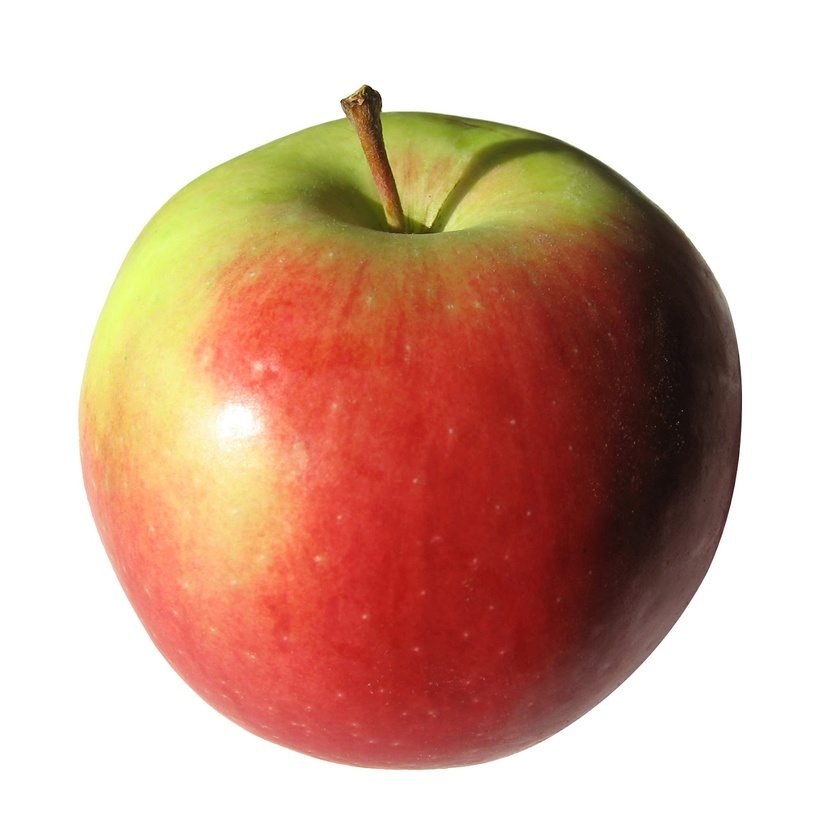
#> input picture ONNXObjectDetection/cascade_classifier/apple.jpg, 840 x 840 px, shrunk from 1600 x 1600 before the run, given in place of the camera
$ python objectDetection.py
#> lines starting #> are read from the running program, lines starting #| are printed output that depends on the picture; after the words box and inside, x2 and y2 are one past the last pixel; in counts of white or black regions, pixels touching at a corner belong together
#> further down, frame is the input picture: shape (840, 840, 3); mean B, G, R 160.8, 176.8, 213.3
#pip install opencv-python==3.4.3.18
from __future__ import print_function
import cv2 as cv2
import argparse
import json
import numpy as np

devicename = 0

def detectAndDisplay(frame):
    frame_gray = cv2.cvtColor(frame, cv2.COLOR_BGR2GRAY)

    hsv = cv2.cvtColor(frame, cv2.COLOR_BGR2HSV)
#> hsv: shape (840, 840, 3); mean H, S, V 6.4, 79.8, 213.8
    h = hsv[:,:,0] #hew
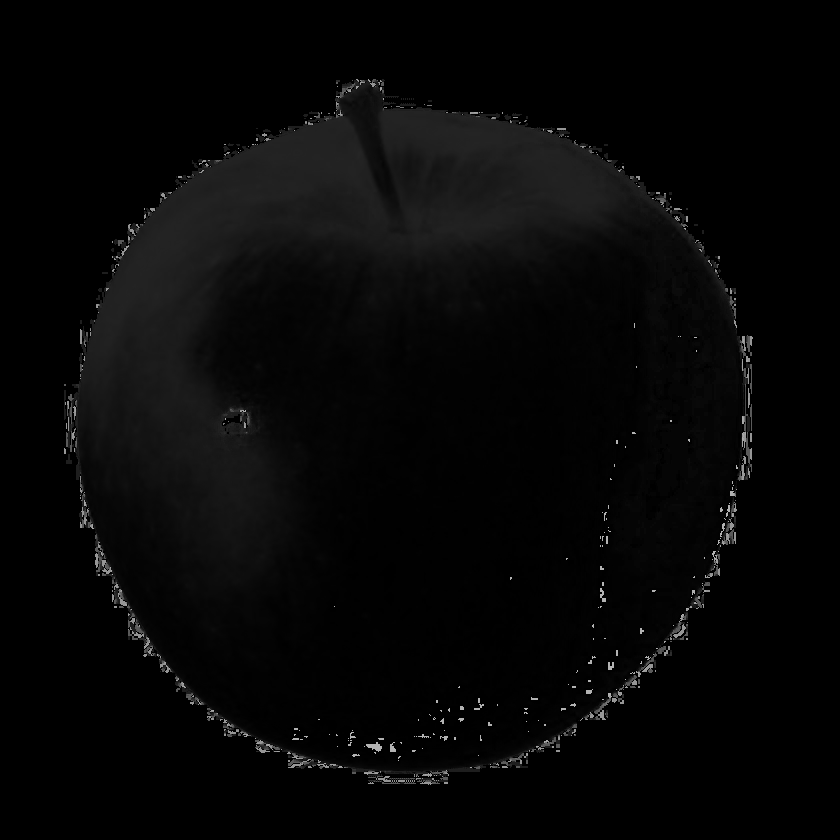
#> h: shape (840, 840); min 0, max 179, mean 6.4
    s = hsv[:,:,1] #saturation
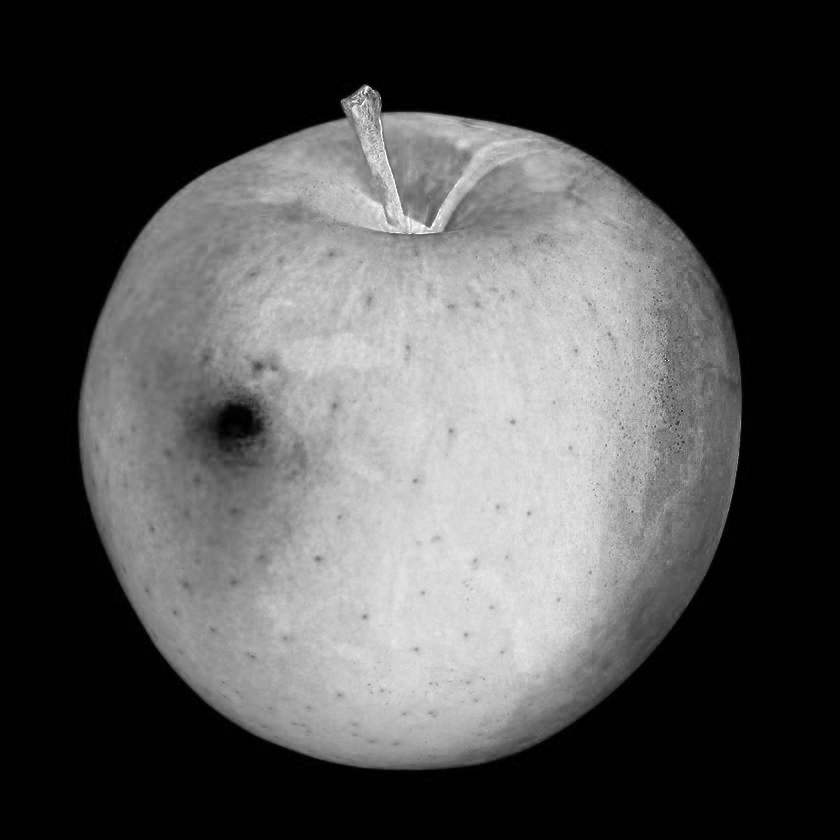
#> s: shape (840, 840); min 0, max 255, mean 79.8
    v = hsv[:,:,2] #intensity
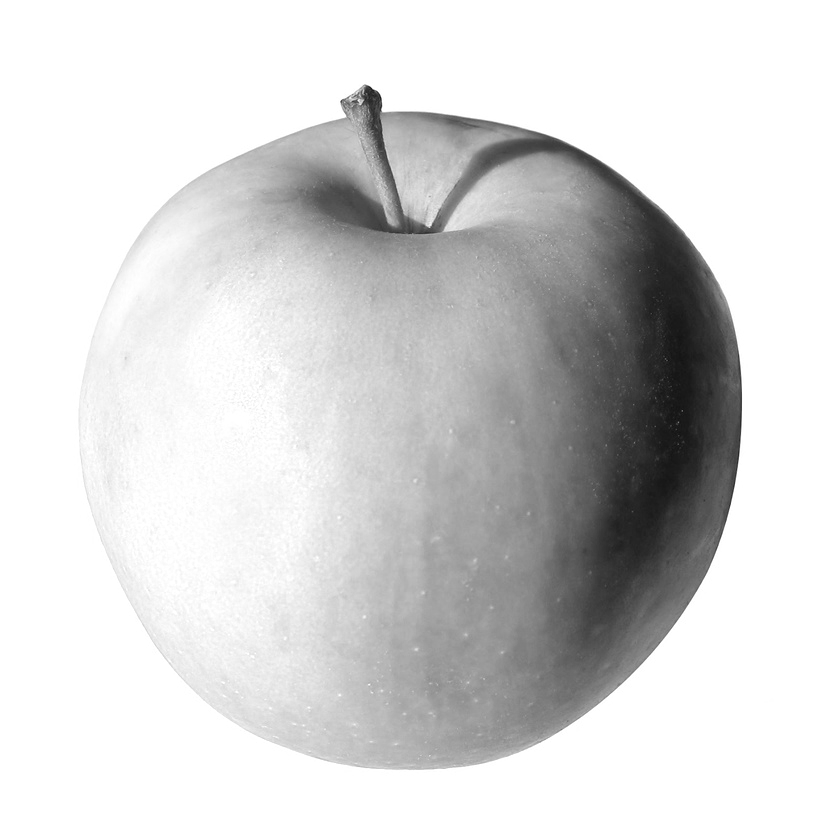
#> v: shape (840, 840); min 13, max 255, mean 213.8

    ret, min_sat = cv2.threshold(s,35,255, cv2.THRESH_BINARY) # Anything value 35 or higher will be white
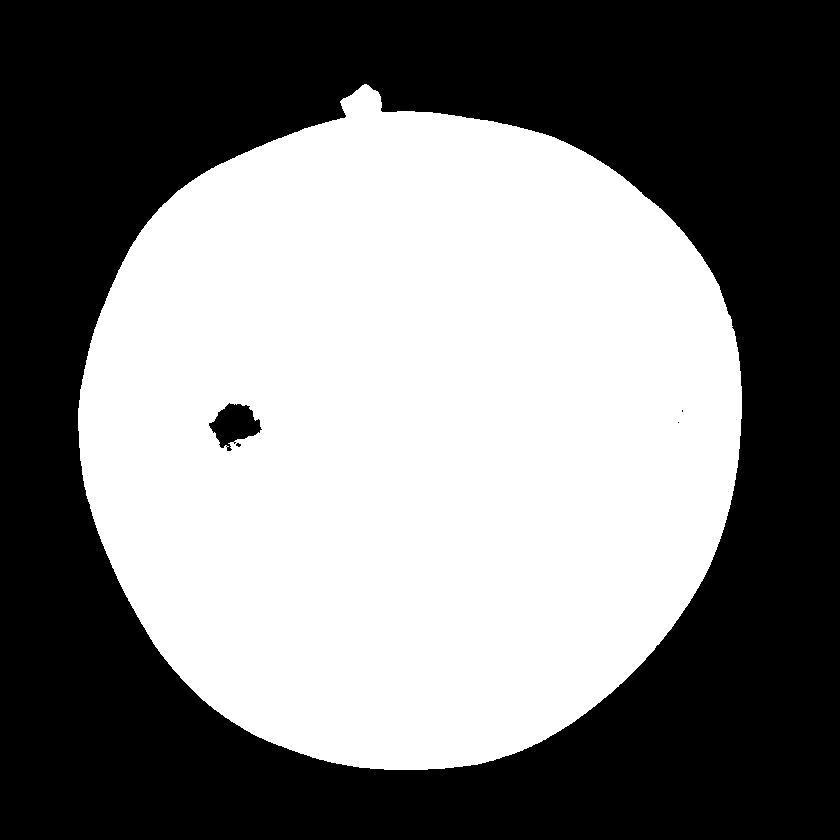
#> min_sat: shape (840, 840); 48.9% white; 1 white region, box (x1, y1, x2, y2) and area: (78, 84, 742, 770) 344914
    ret, max_hue = cv2.threshold(h,20, 255, cv2.THRESH_BINARY_INV)
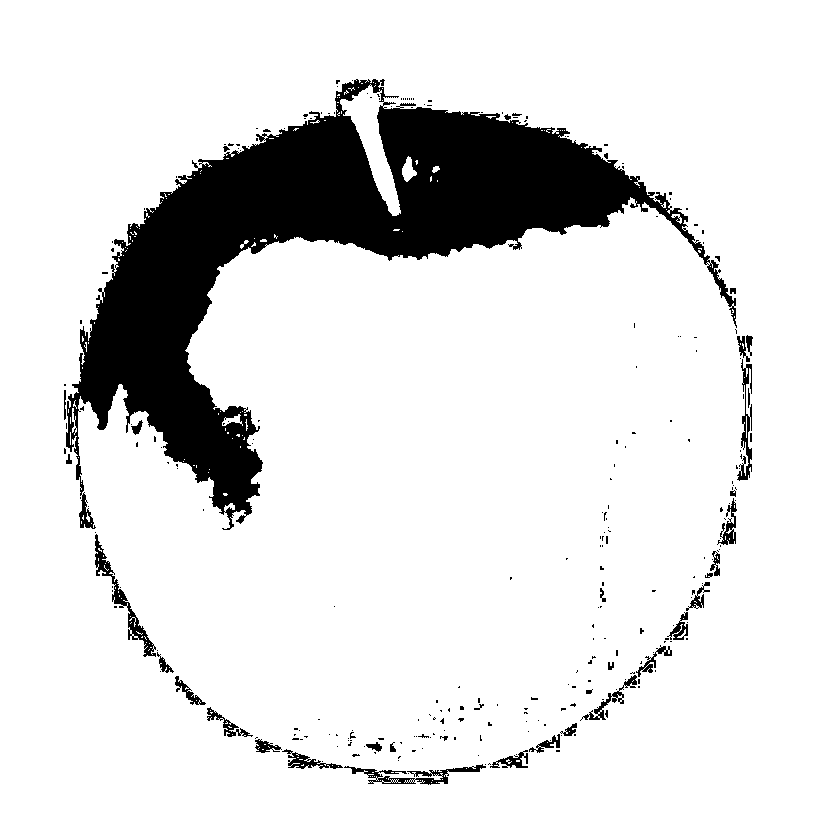
#> max_hue: shape (840, 840); 87.7% white; 276 black regions (239 under 20 px), largest, box (x1, y1, x2, y2) and area: (66, 79, 737, 530) 78907, (95, 534, 156, 657) 1057, (344, 764, 486, 785) 895
    final = cv2.bitwise_and(min_sat, max_hue)
#> final: shape (840, 840); 38.6% white; 28 white regions (23 under 20 px), largest, box (x1, y1, x2, y2) and area: (78, 197, 742, 770) 269077, (340, 86, 401, 216) 2685, (402, 156, 417, 182) 219, (432, 166, 440, 173) 37, (240, 240, 249, 249) 30
    frame = cv2.bitwise_and(frame, frame, mask=final)
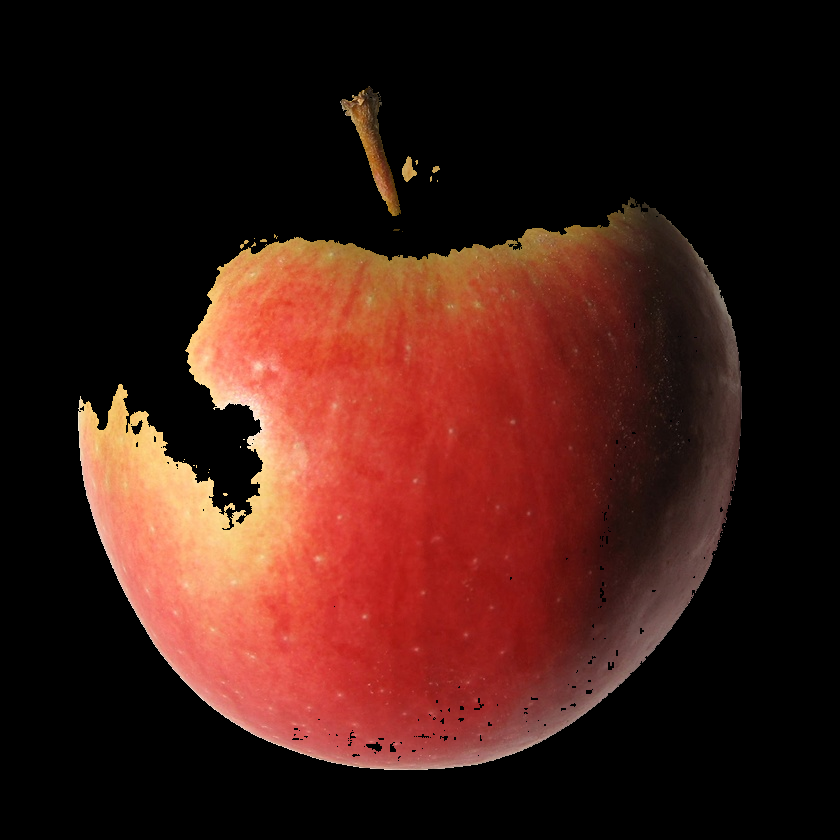
#> frame: shape (840, 840, 3); mean B, G, R 21.2, 27.9, 63.9

    cv2.imshow('Capture - Face detection', frame)

camera_device = devicename
#-- 2. Read the video stream
cap = cv2.VideoCapture(camera_device)
if not cap.isOpened:
    print('--(!)Error opening video capture')
    exit(0)

while True:
    ret, frame = cap.read()
    if frame is None:
        print('--(!) No captured frame -- Break!')
        break

    detectAndDisplay(frame)

    if cv2.waitKey(10) == 27:
#> (key Esc is pressed here)
        break
